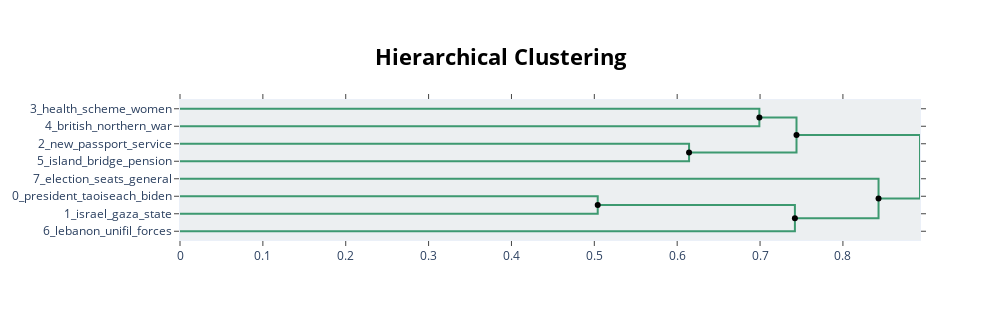

The notebook cell saved with this chart:
### Code cell
hierarchical_topics = topic_model.hierarchical_topics(docs)
topic_model.visualize_hierarchy(hierarchical_topics=hierarchical_topics)

### Figure 1 — Plotly figure (JSON) as saved in the notebook; plotly's stock layout.template omitted (floating-point values rounded to 4 significant figures)
{"data": [{"hoverinfo": "text", "marker": {"color": "rgb(61,153,112)"}, "mode": "lines", "text": ["health_scheme_women_people_donnelly", "", "", "british_northern_war_collins_history"], "type": "scatter", "x": [0.0, 0.6992, 0.6992, 0.0], "xaxis": "x", "y": [-5.0, -5.0, -15.0, -15.0], "yaxis": "y"}, {"hoverinfo": "text", "marker": {"color": "rgb(61,153,112)"}, "mode": "lines", "text": ["new_passport_service_tánaiste_washington", "", "", "island_bridge_pension_water_new"], "type": "scatter", "x": [0.0, 0.6143, 0.6143, 0.0], "xaxis": "x", "y": [-25.0, -25.0, -35.0, -35.0], "yaxis": "y"}, {"hoverinfo": "text", "marker": {"color": "rgb(61,153,112)"}, "mode": "lines", "text": ["british_health_northern_people_act", "", "", "new_passport_service_year_island"], "type": "scatter", "x": [0.6992, 0.744, 0.744, 0.6143], "xaxis": "x", "y": [-10.0, -10.0, -30.0, -30.0], "yaxis": "y"}, {"hoverinfo": "text", "marker": {"color": "rgb(61,153,112)"}, "mode": "lines", "text": ["president_taoiseach_biden_harris_varadkar", "", "", "israel_gaza_state_palestine_israeli"], "type": "scatter", "x": [0.0, 0.5041, 0.5041, 0.0], "xaxis": "x", "y": [-55.0, -55.0, -65.0, -65.0], "yaxis": "y"}, {"hoverinfo": "text", "marker": {"color": "rgb(61,153,112)"}, "mode": "lines", "text": ["israel_taoiseach_president_gaza_harris", "", "", "lebanon_unifil_forces_peacekeepers_defence"], "type": "scatter", "x": [0.5041, 0.7421, 0.7421, 0.0], "xaxis": "x", "y": [-60.0, -60.0, -75.0, -75.0], "yaxis": "y"}, {"hoverinfo": "text", "marker": {"color": "rgb(61,153,112)"}, "mode": "lines", "text": ["election_seats_general_fianna_fáil", "", "", "israel_taoiseach_president_harris_gaza"], "type": "scatter", "x": [0.0, 0.843, 0.843, 0.7421], "xaxis": "x", "y": [-45.0, -45.0, -67.5, -67.5], "yaxis": "y"}, {"hoverinfo": "text", "marker": {"color": "rgb(61,153,112)"}, "mode": "lines", "text": ["new_people_northern_minister_year", "", "", "israel_taoiseach_president_harris_gaza"], "type": "scatter", "x": [0.744, 0.893, 0.893, 0.843], "xaxis": "x", "y": [-20.0, -20.0, -56.25, -56.25], "yaxis": "y"}, {"hoverinfo": "text", "hovertext": ["british_health_northern_people_act", "israel_taoiseach_president_gaza_harris", "new_people_northern_minister_year"], "marker": {"color": "black"}, "mode": "markers", "showlegend": false, "type": "scatter", "x": [0.6992, 0.5041, 0.744], "y": [-10, -60, -20]}, {"hoverinfo": "text", "hovertext": ["new_passport_service_year_island", "israel_taoiseach_president_harris_gaza", "israel_taoiseach_president_harris_gaza"], "marker": {"color": "black"}, "mode": "markers", "showlegend": false, "type": "scatter", "x": [0.6143, 0.7421, 0.843], "y": [-30, -67.5, -56.25]}], "layout": {"autosize": false, "height": 320, "hoverlabel": {"bgcolor": "white", "font": {"family": "Rockwell", "size": 16}}, "hovermode": "closest", "plot_bgcolor": "#ECEFF1", "showlegend": false, "title": {"font": {"color": "Black", "size": 22}, "text": "<b>Hierarchical Clustering</b>", "x": 0.5, "xanchor": "center", "yanchor": "top"}, "width": 1000, "xaxis": {"mirror": "allticks", "rangemode": "tozero", "showgrid": false, "showline": true, "showticklabels": true, "ticks": "outside", "type": "linear", "zeroline": false}, "yaxis": {"mirror": "allticks", "range": [-80, 0], "rangemode": "tozero", "showgrid": false, "showline": true, "showticklabels": true, "tickmode": "array", "ticks": "outside", "ticktext": ["3_health_scheme_women", "4_british_northern_war", "2_new_passport_service", "5_island_bridge_pension", "7_election_seats_general", "0_president_taoiseach_biden", "1_israel_gaza_state", "6_lebanon_unifil_forces"], "tickvals": [-5, -15, -25, -35, -45, -55, -65, -75], "type": "linear", "zeroline": false}}}
